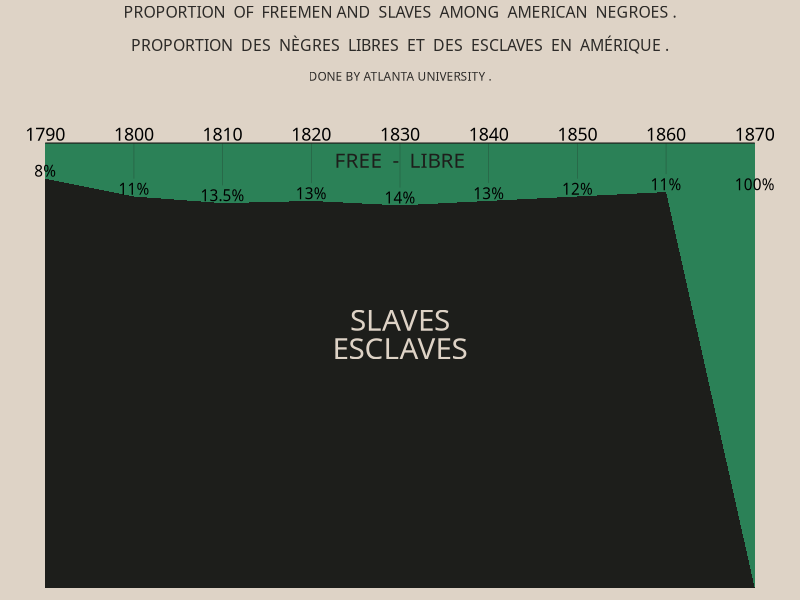
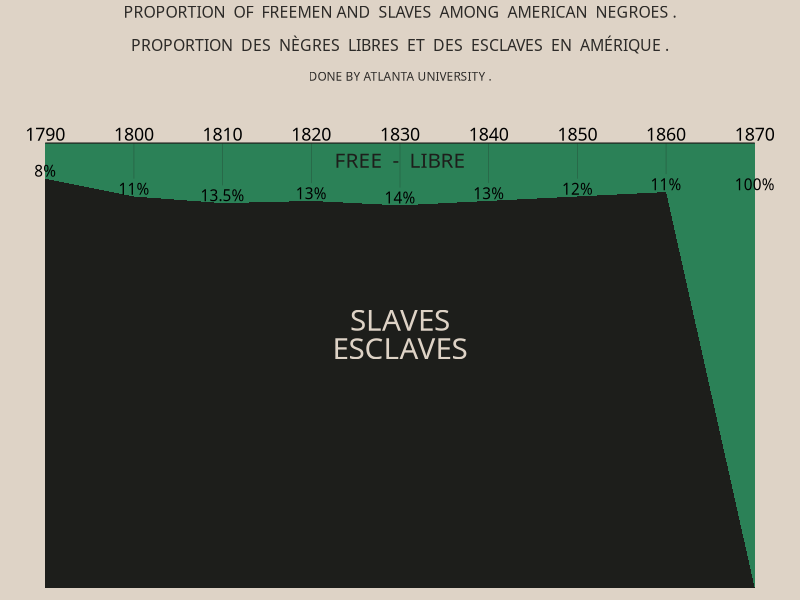

Recreate these plots in R, in order.
#Dubois Challenges 2024
#Week 9 
#########################

#Challege: https://github.com/ajstarks/dubois-data-portraits/tree/master/challenge/2024 
#DuBois Styleguide: https://github.com/ajstarks/dubois-data-portraits/blob/master/dubois-style.pdf 

#########################

## Packages
library(tidyverse)

## Load Data
data <- read.csv("data/week9Data.csv")%>%
  mutate(fill = 100,
         freeLab = paste0(Free, '%'),
         pos = Slave)

data[9,6]<- 89

## Base plot
plot <- ggplot(data)+
  geom_area(aes(Year, fill), fill = "#2b8157", 
            color = "#1d1e1b", linewidth=0.4)+
  geom_area(aes(Year, Slave), fill = "#1d1e1b")+
  geom_text(aes(Year, pos+1.75, label = freeLab),
            family = "B52-ULCW00-ULC")+
  geom_text(aes(Year, fill+2, label = Year),
            family = "B52-ULCW00-ULC",
            size = 4.5)+
  coord_cartesian(clip = "off",
                  x=c(1789, 1871),
                  y=c(3.5, 126))+
  theme_void()+
  theme(plot.background = element_rect(fill = '#ded3c6', color = NA))


## Add line segments 
plotLine <- plot +
  annotate("segment", x = 1800, xend = 1800, y = 100, yend = 92,
           color = "#1d1e1b", linewidth = 0.2, alpha=0.4)+
  annotate("segment", x = 1810, xend = 1810, y = 100, yend = 90.5,
           color = "#1d1e1b", linewidth = 0.2, alpha=0.4)+
  annotate("segment", x = 1820, xend = 1820, y = 100, yend = 91,
           color = "#1d1e1b", linewidth = 0.2, alpha=0.4)+
  annotate("segment", x = 1830, xend = 1830, y = 100, yend = 90,
           color = "#1d1e1b", linewidth = 0.2, alpha=0.4)+
  annotate("segment", x = 1840, xend = 1840, y = 100, yend = 91,
           color = "#1d1e1b", linewidth = 0.2, alpha=0.4)+
  annotate("segment", x = 1850, xend = 1850, y = 100, yend = 92,
           color = "#1d1e1b", linewidth = 0.2, alpha=0.4)+
  annotate("segment", x = 1860, xend = 1860, y = 100, yend = 93,
           color = "#1d1e1b", linewidth = 0.2, alpha=0.4)



## Add labels
plotLab <- plotLine + 
  annotate("text", x = 1830, y= 57, label = "SLAVES\nESCLAVES",
           family = "B52-ULCW00-ULC",
           size = 7.5,
           lineheight = 0.8,
           color = '#ded3c6') +
  annotate("text", x = 1830, y= 96, label = "FREE  -  LIBRE",
           family = "B52-ULCW00-ULC",
           size = 5.25,
           lineheight = 0.8,
           color = "#1d1e1b")


## Add titles 
title1 <- "PROPORTION  OF  FREEMEN AND  SLAVES  AMONG  AMERICAN  NEGROES ."
title2 <- "PROPORTION  DES  NÈGRES  LIBRES  ET  DES  ESCLAVES  EN  AMÉRIQUE ."
subtitle <- "DONE BY ATLANTA UNIVERSITY ."

plotFinal <- plotLab +
  annotate("text", x = 1830, y = 129.5, label = title1, 
           family = "B52-ULCW00-ULC",
           size = 4,
           alpha=0.8)+
  annotate("text", x = 1830, y = 122, label = title2, 
           family = "B52-ULCW00-ULC",
           size = 4,
           alpha=0.8)+
  annotate("text", x = 1830, y = 115, label = subtitle, 
           family = "B52-ULCW00-ULC",
           size = 3,
           alpha=0.8)

plotFinal

## Final
ggsave("week9.png", width = 6, height = 7.75, units = "in")
